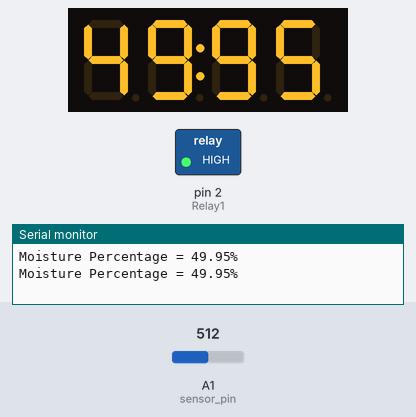
Simulated run of this sketch. Board: Arduino Uno, built with avr-gcc and run on an emulated ATmega328P. Parts: 4-digit seven-segment display, switched loads named in the sketch (green lamp = pin HIGH), the last lines printed to the serial monitor. Inputs (shaded band) come from the test bench; at power-on: A1 (sensor_pin) = 512.

Above: at 1.8 s.
1.9 s: A1 (sensor_pin) set to 758
At 2.4 s:
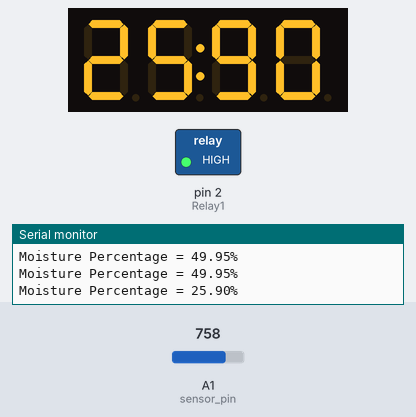
3.5 s: A1 (sensor_pin) set to 783
At 5.3 s:
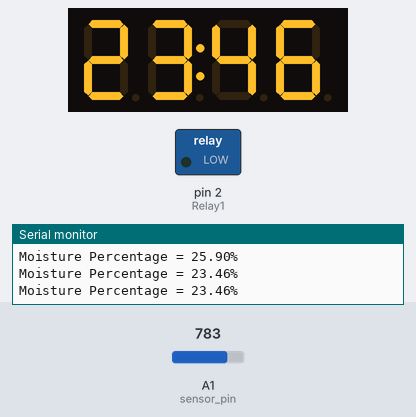
5.6 s: A1 (sensor_pin) set to 716
At 7.5 s:
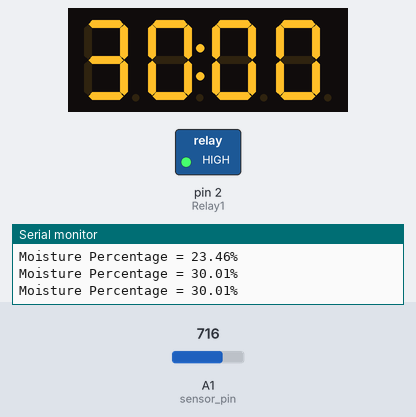
Timing chart, 0 to 9.0 s (numbered marks = the images above; inputs shaded):
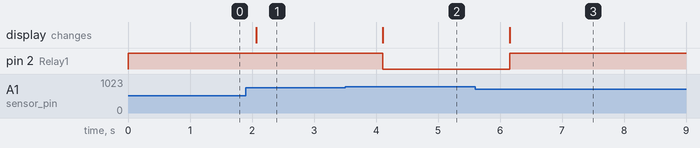

The sketch:

Smart-Garden.ino
```cpp
#include <TM1637Display.h>

const int sensor_pin = A1; // Soil moisture sensor output pin
int Relay1 = 2;            // Relay control pin
#define CLK 6
#define DIO 7

TM1637Display display(CLK, DIO);

void setup() {
  Serial.begin(9600);
  pinMode(Relay1, OUTPUT);
  digitalWrite(Relay1, HIGH);
  display.setBrightness(7); // Brightness level (0-7)
}

void loop() {
  int sensor_analog = analogRead(sensor_pin);
  float moisture_percentage = (100 - ((sensor_analog / 1023.0) * 100));

  // แปลงค่าเป็นตัวเลขที่มีทศนิยม 1 ตำแหน่ง
  int displayValue = (int)(moisture_percentage * 100); // เช่น 45.3% → 453

  // แสดงค่าบน TM1637 โดยมีจุดทศนิยม
  display.showNumberDecEx(displayValue, 0b01000000, true); // จุดทศนิยมระหว่างหลักที่สองกับสาม

  // ควบคุมรีเลย์ตามค่าความชื้น
  if (moisture_percentage <= 25) {
    digitalWrite(Relay1, LOW);  // เปิดรีเลย์ (เปิดปั๊มน้ำ)
  } else {
    digitalWrite(Relay1, HIGH); // ปิดรีเลย์
  }
Serial.print("Moisture Percentage = ");
Serial.print(moisture_percentage);
Serial.print("%\n\n");
  delay(1000);
}
```

Measured:
- the behaviour switches between 767 and 768 on A1 (sensor_pin) (found by bisection; images 1 and 2)
- after the input at 1.9 s, the display: changes after 0.17 s (image 1)
- after the input at 3.5 s, pin 2 (Relay1): HIGH → LOW after 0.61 s; the display: changes after 0.61 s (image 2)
- after the input at 5.6 s, pin 2 (Relay1): LOW → HIGH after 0.55 s; the display: changes after 0.55 s (image 3)
